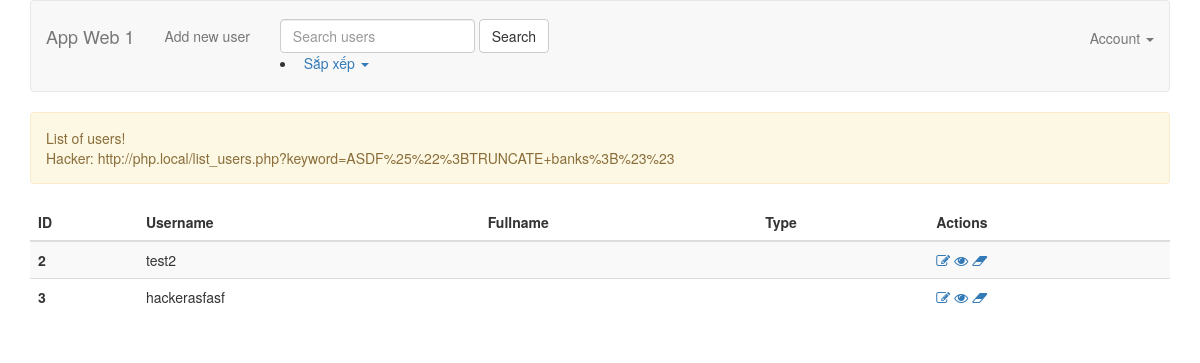
Before: / with the older database file.
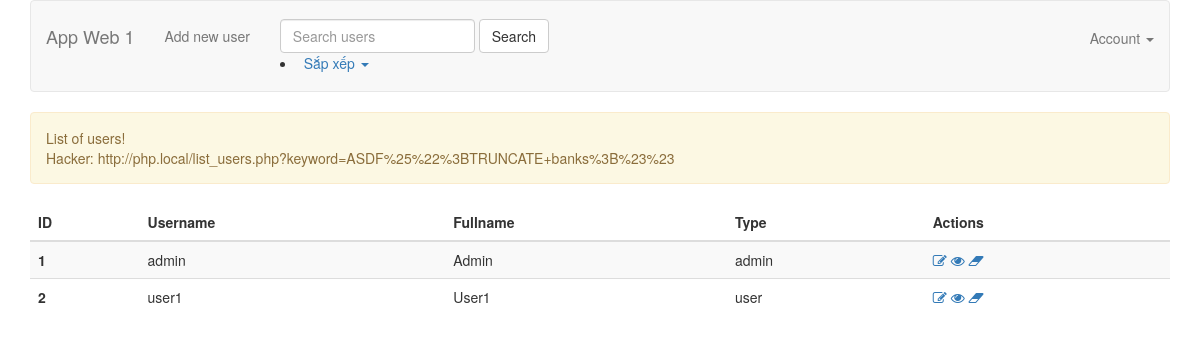
After: the same page with the newer database file.
### tables this page shows
CREATE TABLE `users` (
  `id` int(11) NOT NULL,
  `name` varchar(100) NOT NULL,
  `fullname` varchar(100) NOT NULL,
  `email` varchar(100) NOT NULL,
  `type` varchar(100) NOT NULL,
  `password` varchar(250) NOT NULL
);

### index.php (called while the page is built)
<?php
include './list_users.php';

### models/UserModel.php (called while the page is built, shortened)
<?php
require_once 'BaseModel.php';
class UserModel extends BaseModel {
    public function getUsers($params = []) {
        if (!empty($params['keyword'])) {
            $sql = 'SELECT * FROM users WHERE name LIKE "%' . $params['keyword'] .'%"';
            $users = $this->select($sql);
        } else {
            $sql = 'SELECT * FROM users';
            $users = $this->select($sql);
        }
        return $users;
    }
}

### models/BaseModel.php (called while the page is built, shortened)
<?php
abstract class BaseModel {
    protected static $_connection;
    public function __construct() {
        if (!isset(self::$_connection)) {
            self::$_connection = mysqli_connect(DB_HOST, DB_USER, DB_PASSWORD, DB_NAME,DB_PORT);
        }
    }
    protected function query($sql) {
        $result = self::$_connection->query($sql);
        return $result;
    }
    protected function select($sql) {
        $result = $this->query($sql);
        $rows = [];
        if (!empty($result)) {
            while ($row = $result->fetch_assoc()) {
                $rows[] = $row;
            }
        }
        return $rows;
    }
}

### list_users.php (the view, shortened to what this page needs)
<?php
require_once 'models/UserModel.php';
$userModel = new UserModel();
$params = [];
$users = $userModel->getUsers($params);
?>
<!DOCTYPE html>
<html>
<head>
    <?php include 'views/meta.php' ?>
</head>
<body>
    <?php include 'views/header.php'?>
    <div class="container">
        <?php if (!empty($users)) {?>
            <div class="alert alert-warning" role="alert">
                List of users! <br>
                Hacker: http://php.local/list_users.php?keyword=ASDF%25%22%3BTRUNCATE+banks%3B%23%23
            </div>
            <table class="table table-striped">
                <thead>
                    <tr>
                        <th scope="col">ID</th>
                        <th scope="col">Username</th>
                        <th scope="col">Fullname</th>
                        <th scope="col">Type</th>
                        <th scope="col">Actions</th>
                    </tr>
                </thead>
                <tbody>
                    <?php foreach ($users as $user) {?>
                        <tr>
                            <th scope="row"><?php echo $user['id']?></th>
                            <td>
                                <?php echo $user['name']?>
                            </td>
                            <td>
                                <?php echo $user['fullname']?>
                            </td>
                            <td>
                                <?php echo $user['type']?>
                            </td>
                            <td>
                                <a href="form_user.php?id=<?php echo $user['id'] ?>">
                                    <i class="fa fa-pencil-square-o" aria-hidden="true" title="Update"></i>
                                </a>
                                <a href="view_user.php?id=<?php echo $user['id'] ?>">
                                    <i class="fa fa-eye" aria-hidden="true" title="View"></i>
                                </a>
                                <a href="delete_user.php?id=<?php echo $user['id'] ?>">
                                    <i class="fa fa-eraser" aria-hidden="true" title="Delete"></i>
                                </a>
                            </td>
                        </tr>
                    <?php } ?>
                </tbody>
            </table>
        <?php }else { ?>
            <div class="alert alert-dark" role="alert">
                This is a dark alert—check it out!
            </div>
        <?php } ?>
    </div>
</body>
</html>

### views/meta.php (shortened to what this page needs)
<link rel="stylesheet" type="text/css" href="public/css/styles.css">
<link rel="stylesheet" type="text/css" href="public/css/bootstrap.min-3.3.7.css">
<link rel="stylesheet" type="text/css" href="public/css/font-awesome.min-4.6.3.css">

### views/header.php (shortened to what this page needs)
<?php
require_once 'models/UserModel.php';
$keyword = '';
?>
<div class="container">
    <nav class="navbar navbar-icon-top navbar-default">
            <div class="navbar-header">
                <a class="navbar-brand" href="list_users.php">App Web 1</a>
            </div>
            <div class="collapse navbar-collapse" id="bs-example-navbar-collapse-1">
                <ul class="nav navbar-nav">
                    <li><a href="form_user.php">Add new user</a></li>
                </ul>
                <form class="navbar-form navbar-left">
                    <div class="form-group">
                        <input type="text" name="keyword" class="form-control" placeholder="Search users"
                               value="<?php echo $keyword ?>"
                        >
                    </div>
                    <button type="submit" class="btn btn-default">Search</button>
                    <li class="dropdown">
                        <a href="#" class="dropdown-toggle" data-toggle="dropdown" role="button" aria-haspopup="true" aria-expanded="false">
                            Sắp xếp <span class="caret"></span>
                        </a>
                    </li>
                </form>
                <ul class="nav navbar-nav navbar-right">
                    <li class="dropdown">
                        <a href="#" class="dropdown-toggle" data-toggle="dropdown" role="button" aria-haspopup="true" aria-expanded="false">
                            Account <span class="caret"></span>
                        </a>
                    </li>
                </ul>
            </div>
    </nav>
</div>

### public/css/styles.css (style rules this page uses)
.btn { padding: 10px; font-size: 15px; color: white; background: #5F9EA0; border: none; border-radius: 5px; }
@media (min-width: 768px) { .navbar-icon-top .navbar-brand { padding: 25px 15px; } }
@media (min-width: 768px) { .navbar-icon-top .navbar-btn, .navbar-icon-top .navbar-form { margin-top: 18px; margin-bottom: 18px; } }
@media (min-width: 768px) { .navbar-icon-top .navbar-nav>li>a { text-align: center; display: table-cell; height: 70px; vertical-align: middle; padding-top: 0; padding-bottom: 0; } }

Changed rows visible on the page:
removed users: id "3", name "hackerasfasf"
added users: id "1", name "admin", fullname "Admin", type "admin"
changed users id 2: name "test2" → "user1"; fullname (not shown) → "User1"; type (not shown) → "user"
